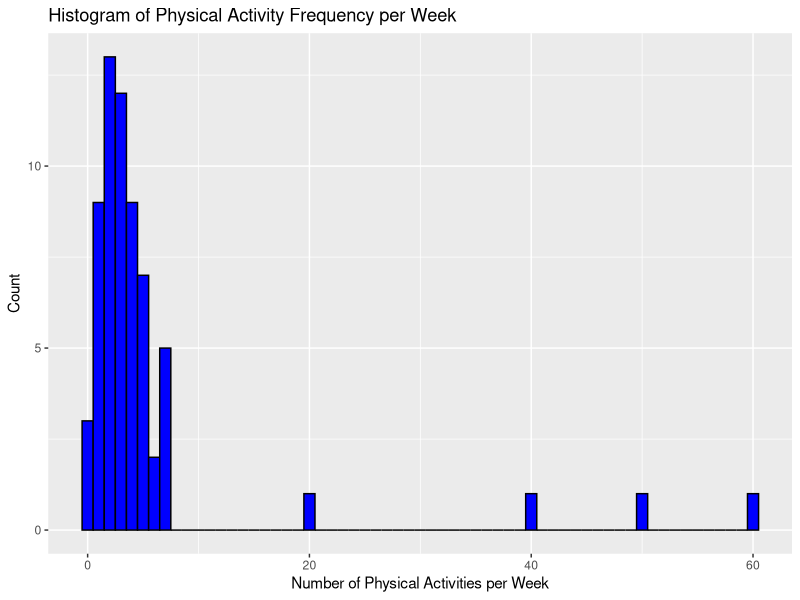
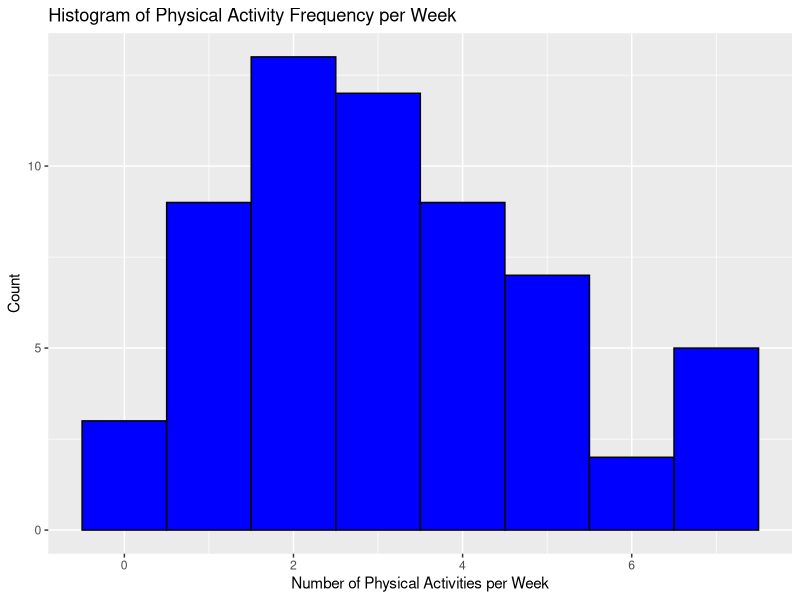
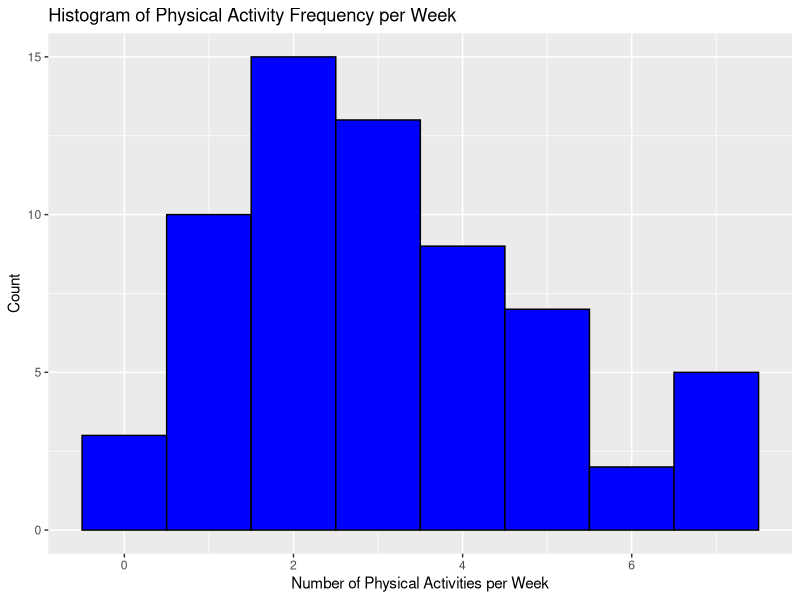
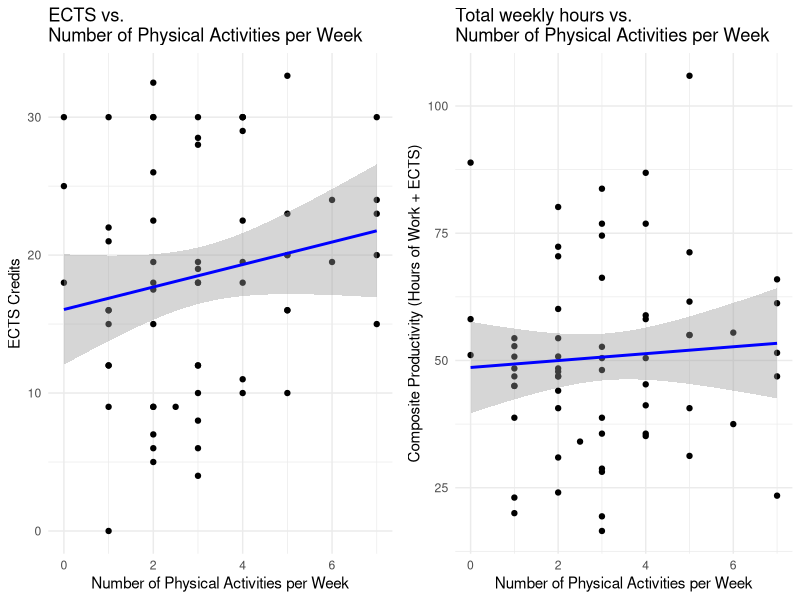
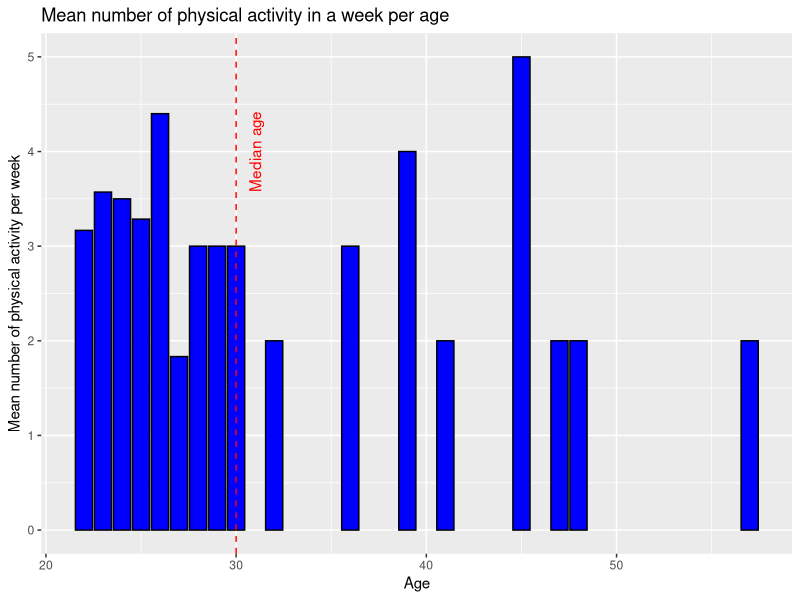
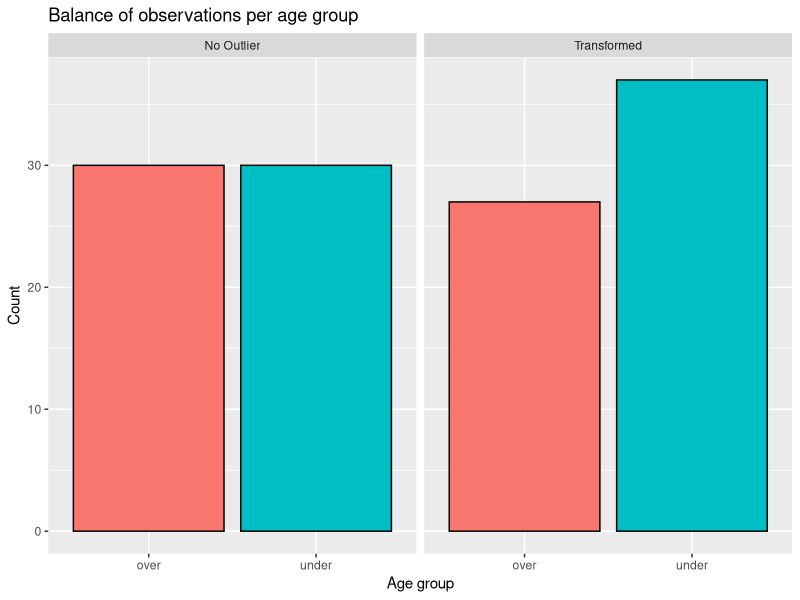
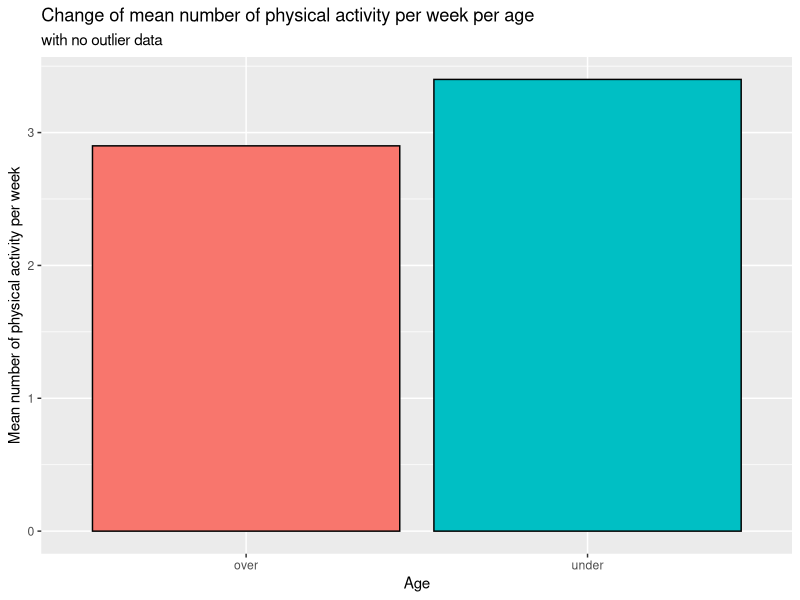
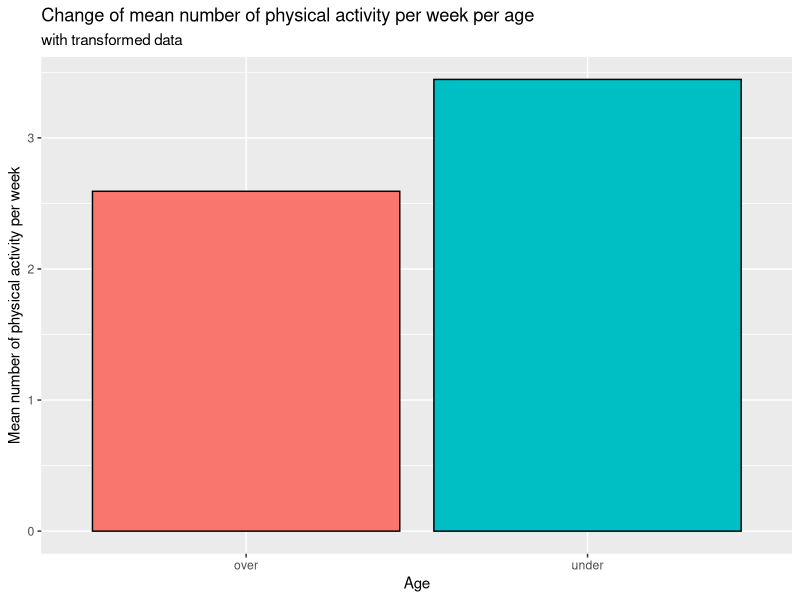

These charts were generated, in order, by the following R code:
## ---- chunk 1
knitr::opts_chunk$set(echo = TRUE)
library(tidyverse)
library(ggplot2)
library(dplyr)
library(tidyr)
library(survey)
library(knitr)
library(exactRankTests)
library(kableExtra)
library(gridExtra)
## ---- chunk 2
# Load the survey data
survey_data <- read.csv("group14.csv", header=TRUE)
names(survey_data) <- c("Gender", "Age", "Studies", 
                        "NumberOfPhysicalActivityPerWeek", 
                        "TypeOfPhysicalActivity", 
                        "WorkStudy")

# Split WorkStudy into ECTS and HoursOfWork
survey_data <- separate(survey_data, 
                        "WorkStudy", 
                        c("ECTS", "HoursOfWork"), sep=";")

# Fix comma seperated numbers like 17,5 to 17.5 in order to not create NA values
survey_data$ECTS <- as.numeric(str_replace(survey_data$ECTS, ",", "."))
survey_data$ECTS <- survey_data$ECTS %>%
  replace(is.na(.), 0)


survey_data$HoursOfWork <- as.numeric(survey_data$HoursOfWork)
survey_data$NumberOfPhysicalActivityPerWeek <- as.numeric(
  survey_data$NumberOfPhysicalActivityPerWeek)
survey_data$NumberOfPhysicalActivityPerWeek <- 
  str_replace(survey_data$NumberOfPhysicalActivityPerWeek, "Sunday", "1")
survey_data$NumberOfPhysicalActivityPerWeek <- 
  as.numeric(survey_data$NumberOfPhysicalActivityPerWeek)
survey_data <- survey_data %>%
  filter(!is.na(NumberOfPhysicalActivityPerWeek))
# Display the data
kable(head(survey_data), caption = "Survey data set", col.widths = rep("auto", ncol(survey_data)))


survey_data$HoursOfWork <- as.numeric(survey_data$HoursOfWork)
survey_data$WeeklyHours <- survey_data$HoursOfWork + ((survey_data$ECTS*25)/16)

r3_data <- survey_data %>%
  select(NumberOfPhysicalActivityPerWeek, TypeOfPhysicalActivity, HoursOfWork)
## ---- chunk 3
Q1 <- quantile(survey_data$NumberOfPhysicalActivityPerWeek, 0.25, na.rm = TRUE)
Q3 <- quantile(survey_data$NumberOfPhysicalActivityPerWeek, 0.75, na.rm = TRUE)
IQR <- Q3 - Q1

lower_bound <- Q1 - 1.5 * IQR
upper_bound <- Q3 + 1.5 * IQR

survey_data_no_outliers <- survey_data %>%
  filter(NumberOfPhysicalActivityPerWeek >= lower_bound & 
           NumberOfPhysicalActivityPerWeek <= upper_bound)

kable(head(survey_data_no_outliers), 
      caption = "Data with removed outliers in physical activity", col.widths = rep("auto", ncol(survey_data_no_outliers)))

survey_data_transformed <- survey_data %>%
  mutate(NumberOfPhysicalActivityPerWeek = ifelse(
    NumberOfPhysicalActivityPerWeek < lower_bound | 
      NumberOfPhysicalActivityPerWeek > upper_bound,
    NumberOfPhysicalActivityPerWeek / 20,
    NumberOfPhysicalActivityPerWeek
  ))

kable(head(survey_data_transformed), 
      caption = "Data with transformed physical activity", col.widths = rep("auto", ncol(survey_data_transformed)))
## ---- chunk 4
# no outlier survey data set
survey_data_no_outliers$AgeGroup <- 
  as.factor(
    ifelse(survey_data_no_outliers$Age > median(survey_data_no_outliers$Age), 
         "over", "under")
  )

# transformed survey data set
survey_data_transformed$AgeGroup <- 
  as.factor(
    ifelse(survey_data_transformed$Age > median(survey_data_transformed$Age), 
         "over", "under")
  )
## ---- chunk 5
# Histogram of Physical Activity Frequency
ggplot(survey_data, aes(x = NumberOfPhysicalActivityPerWeek)) +
  geom_histogram(binwidth = 1, fill = "blue", color = "black") +
  labs(title = "Histogram of Physical Activity Frequency per Week",
       x = "Number of Physical Activities per Week",
       y = "Count")
## ---- chunk 6
ggplot(survey_data_no_outliers, aes(x = NumberOfPhysicalActivityPerWeek)) +
  geom_histogram(binwidth = 1, fill = "blue", color = "black") +
  labs(title = "Histogram of Physical Activity Frequency per Week",
       x = "Number of Physical Activities per Week",
       y = "Count")
## ---- chunk 7
ggplot(survey_data_transformed, aes(x = NumberOfPhysicalActivityPerWeek)) +
  geom_histogram(binwidth = 1, fill = "blue", color = "black") +
  labs(title = "Histogram of Physical Activity Frequency per Week",
       x = "Number of Physical Activities per Week",
       y = "Count")
## ---- chunk 8
summary_stats_transformed <- survey_data_transformed %>%
  group_by(NumberOfPhysicalActivityPerWeek) %>%
  summarise(
    Mean_ECTS = mean(ECTS, na.rm = TRUE),
    Mean_HoursOfWork = mean(HoursOfWork, na.rm = TRUE),
    SD_ECTS = sd(ECTS, na.rm = TRUE),
    SD_HoursOfWork = sd(HoursOfWork, na.rm = TRUE)
  )
summary_stats_no_outliers <- survey_data_no_outliers %>%
  group_by(NumberOfPhysicalActivityPerWeek) %>%
  summarise(
    Mean_ECTS = mean(ECTS, na.rm = TRUE),
    Mean_HoursOfWork = mean(HoursOfWork, na.rm = TRUE),
    SD_ECTS = sd(ECTS, na.rm = TRUE),
    SD_HoursOfWork = sd(HoursOfWork, na.rm = TRUE)
  )
## ---- chunk 9
kable(summary_stats_transformed, 
      caption = "Summary statistics transformed data")
## ---- chunk 10
kable(summary_stats_no_outliers, 
      caption = "Summary statistics no outliers in physical activities")
## ---- chunk 11

model_transformed_ects <- lm(ECTS ~ NumberOfPhysicalActivityPerWeek, data = survey_data_transformed)
summary(model_transformed_ects)

model_no_outliers_ects <- lm(ECTS ~ NumberOfPhysicalActivityPerWeek, data = survey_data_no_outliers)
summary(model_no_outliers_ects)

model_transformed_HoursOfWork <- lm(HoursOfWork ~ NumberOfPhysicalActivityPerWeek, data = survey_data_transformed)
summary(model_transformed_HoursOfWork)

model_no_outliers_HoursOfWork <- lm(HoursOfWork ~ NumberOfPhysicalActivityPerWeek, data = survey_data_no_outliers)
summary(model_no_outliers_HoursOfWork)

model_transformed_WeeklyHours <- lm(WeeklyHours ~ NumberOfPhysicalActivityPerWeek, data = survey_data_transformed)
summary(model_transformed_HoursOfWork)

model_no_outliers_WeeklyHours <- lm(WeeklyHours ~ NumberOfPhysicalActivityPerWeek, data = survey_data_no_outliers)
summary(model_no_outliers_HoursOfWork)


## ---- chunk 12
# Create a scatterplot of ECTS vs. NumberOfPhysicalActivityPerWeek with regression line
 plot1 <- ggplot(survey_data_no_outliers, aes(x = NumberOfPhysicalActivityPerWeek, y = ECTS)) +
  geom_point() +
  geom_smooth(method = "lm", formula = y ~ x, se = TRUE, color = "blue") +
  labs(title = "Scatterplot of ECTS vs. Number of Physical Activities per Week",
       x = "Number of Physical Activities per Week",
       y = "ECTS Credits") +
  theme_minimal()

  plot2 <- ggplot(survey_data_transformed, aes(x = NumberOfPhysicalActivityPerWeek, y = ECTS)) +
  geom_point() +
  geom_smooth(method = "lm", formula = y ~ x, se = TRUE, color = "blue") +
  labs(title = "ECTS vs. \nNumber of Physical Activities per Week",
       x = "Number of Physical Activities per Week",
       y = "ECTS Credits") +
  theme_minimal()

  plot3 <- ggplot(survey_data_transformed, aes(x = NumberOfPhysicalActivityPerWeek, y = WeeklyHours)) +
  geom_point() +
  geom_smooth(method = "lm", formula = y ~ x, se = TRUE, color = "blue") +
  labs(title = "Total weekly hours vs.\nNumber of Physical Activities per Week",
       x = "Number of Physical Activities per Week",
       y = "Composite Productivity (Hours of Work + ECTS)") +
  theme_minimal()
  plot4 <- ggplot(survey_data_no_outliers, aes(x = NumberOfPhysicalActivityPerWeek, y = WeeklyHours)) +
  geom_point() +
  geom_smooth(method = "lm", formula = y ~ x, se = TRUE, color = "blue") +
  labs(title = "Composite Productivity vs. Number of Physical Activities per Week",
       x = "Number of Physical Activities per Week",
       y = "Composite Productivity (Hours of Work + ECTS)") +
  theme_minimal()

grid.arrange(plot2,plot3, ncol=2)
## ---- chunk 13
survey_data_grouped_age <- survey_data_no_outliers %>%
  group_by(Age) %>%
  summarise(Mean_PhysicalActivity = mean(NumberOfPhysicalActivityPerWeek))

ggplot(survey_data_grouped_age, aes(x = Age, y = Mean_PhysicalActivity)) +
  geom_col(fill = "blue", color = "black") +
  geom_vline(xintercept = median(survey_data_grouped_age$Age), 
             linetype = "dashed", 
             color = "red") +
  annotate("text", 
           x=median(survey_data_grouped_age$Age)+1, 
           y=4, 
           label="Median age", 
           angle=90, 
           color="red") +
  labs(title = "Mean number of physical activity in a week per age",
       x = "Age",
       y = "Mean number of physical activity per week")
## ---- chunk 14
survey_data_combined <- tibble(
  AgeGroup = c(survey_data_transformed$AgeGroup, 
               survey_data_no_outliers$AgeGroup),
  
  PhysicalActivity = c(survey_data_transformed$NumberOfPhysicalActivityPerWeek, 
                       survey_data_no_outliers$NumberOfPhysicalActivityPerWeek),
  
  Method = c(rep("Transformed", length(survey_data_transformed$AgeGroup)),
             rep("No Outlier", length(survey_data_no_outliers$AgeGroup)))
)
## ---- chunk 15
ggplot(survey_data_combined, aes(x = AgeGroup, fill = AgeGroup)) +
  geom_bar(stat="count", color = "black") +
  labs(title = "Balance of observations per age group",
       x = "Age group",
       y = "Count") +
  facet_wrap(~ Method) +
  theme(legend.position = "none")
## ---- chunk 16
data_outlier_agegroup <- survey_data_no_outliers %>%
  group_by(AgeGroup) %>%
  summarise(mean_PhysicalActivity = mean(NumberOfPhysicalActivityPerWeek, 
                                         na.rm = TRUE))

ggplot(data_outlier_agegroup, 
  aes(x = AgeGroup, y = mean_PhysicalActivity, fill = AgeGroup)) +
  geom_col(color = "black") +
  labs(title = "Change of mean number of physical activity per week per age",
       subtitle = "with no outlier data",
       x = "Age",
       y = "Mean number of physical activity per week") +
  theme(legend.position = "none")
## ---- chunk 17
data_transformed_agegroup <- survey_data_transformed %>%
  group_by(AgeGroup) %>%
  summarise(mean_PhysicalActivity = mean(NumberOfPhysicalActivityPerWeek, 
                                         na.rm = TRUE))

ggplot(data_transformed_agegroup, 
  aes(x = AgeGroup, y = mean_PhysicalActivity, fill = AgeGroup)) +
  geom_col(color = "black") +
  labs(title = "Change of mean number of physical activity per week per age",
       subtitle = "with transformed data",
       x = "Age",
       y = "Mean number of physical activity per week") +
  theme(legend.position = "none")
## ---- chunk 18
summary_stats_transformed_rq2 <- survey_data_transformed %>%
  group_by(AgeGroup) %>%
  summarise(
    Mean_physical = mean(NumberOfPhysicalActivityPerWeek, na.rm = TRUE),
    Median_physical = median(NumberOfPhysicalActivityPerWeek, na.rm = TRUE),
  )

summary_stats_no_outliers_rq2 <- survey_data_no_outliers %>%
  group_by(AgeGroup) %>%
  summarise(
    Mean_physical = mean(NumberOfPhysicalActivityPerWeek, na.rm = TRUE),
    Median_physical = median(NumberOfPhysicalActivityPerWeek, na.rm = TRUE),
  )
## ---- chunk 19
# combine into one df
summary_stats_rq2 <- tibble(
  AgeGroup = c(summary_stats_no_outliers_rq2$AgeGroup, 
               summary_stats_transformed_rq2$AgeGroup),
  
  Mean = c(summary_stats_no_outliers_rq2$Mean_physical, 
           summary_stats_transformed_rq2$Mean_physical),
  
  Median = c(summary_stats_no_outliers_rq2$Median_physical, 
             summary_stats_transformed_rq2$Median_physical),
  
  Method = c(rep("Transform", length(summary_stats_no_outliers_rq2$AgeGroup)), 
             rep("No Outlier", length(summary_stats_transformed_rq2$AgeGroup)))
)
## ---- chunk 20
ggplot(summary_stats_rq2, aes(x = AgeGroup, y = Median, fill = AgeGroup)) +
  geom_col(color = "black") +
  labs(
    title = "Median number of physical activities in age groups per methods",
    x = "Age groups",
    y = "Median") +
  theme(legend.position = "none") +
  facet_wrap(~ Method)
## ---- chunk 21
ggplot(summary_stats_rq2, aes(x = AgeGroup, y = Mean, fill = AgeGroup)) +
  geom_col(color = "black") +
  labs(
    title = "Mean number of physical activities in age groups per methods",
    x = "Age groups",
    y = "Mean") +
  theme(legend.position = "none") +
  facet_wrap(~ Method)
## ---- chunk 22
ggplot(survey_data_combined, 
       aes(x = AgeGroup, 
           y = PhysicalActivity, 
           fill = AgeGroup)) +
  geom_boxplot() +
  labs(
    title = "Distribution of physical activities per week by age group",
    x = "Age Group", 
    y = "Activities per Week") +
  facet_wrap(~ Method) +
  theme(legend.position = "none")
## ---- chunk 23
shapiro.test(
  survey_data_transformed$NumberOfPhysicalActivityPerWeek[survey_data_transformed$AgeGroup == "under"])

shapiro.test(
  survey_data_transformed$NumberOfPhysicalActivityPerWeek[survey_data_transformed$AgeGroup == "over"])
## ---- chunk 24
shapiro.test(
  survey_data_no_outliers$NumberOfPhysicalActivityPerWeek[survey_data_no_outliers$AgeGroup == "under"])

shapiro.test(
  survey_data_no_outliers$NumberOfPhysicalActivityPerWeek[survey_data_no_outliers$AgeGroup == "over"])
## ---- chunk 25
wilcox.test(
  NumberOfPhysicalActivityPerWeek ~ AgeGroup, 
  data = survey_data_transformed
)

wilcox.test(
  NumberOfPhysicalActivityPerWeek ~ AgeGroup, 
  data = survey_data_no_outliers
)
## ---- chunk 26
model_transformed_rq2 <- lm(NumberOfPhysicalActivityPerWeek ~ AgeGroup, 
                     data = survey_data_transformed)
summary(model_transformed_rq2)

model_outliers_rq2 <- lm(NumberOfPhysicalActivityPerWeek ~ AgeGroup, 
                     data = survey_data_no_outliers)
summary(model_outliers_rq2)
## ---- chunk 27
r3_data <- r3_data %>%
  mutate(Category = if_else(HoursOfWork==0, "Full-Time Student", "Working Student"))

r3_data %>%
  ggplot(aes(x=Category, fill=Category)) +
  geom_histogram(stat = "count") +
  geom_text(stat = "count", aes(label = ..count..), vjust = -0.2, size = 5) +
  labs(
    title = "Number of Full-Time Students and Working Students",
    x = "Category",
    y = "Count"
  ) +
  theme(legend.position = "none")
## ---- chunk 28
r3_data <- r3_data %>%
  mutate(SubCategory = case_when(
    HoursOfWork == 0 ~ "0",
    0 != HoursOfWork & HoursOfWork <= 10 ~ "1-10h",
    10 < HoursOfWork & HoursOfWork <= 20 ~ "11-20h",
    20 < HoursOfWork & HoursOfWork <= 30 ~ "21-30h",
    30 < HoursOfWork ~ "30h+"
  ))

r3_data %>%
  ggplot(aes(x=SubCategory, fill=SubCategory)) +
  geom_histogram(stat = "count") +
  geom_text(stat = "count", aes(label = ..count..), vjust = -0.2, size = 5) +
  labs(
    title = "Number of students based on SubCategory",
    x = "SubCategory",
    y = "Count"
  ) +
  theme(legend.position = "none")
## ---- chunk 29
types_of_physcial_activity <- c("StrengthTraining", "Cardio", "RecreationalActivities", "BallSports", "FlexibilityAndMobilit", "MartialArt", "Other")

r3_data <- r3_data %>%
  mutate(StrengthTraining = if_else(str_detect(TypeOfPhysicalActivity, "Strength Training"), 1, 0),
         Cardio = if_else(str_detect(TypeOfPhysicalActivity, "Cardio"), 1, 0),
         RecreationalActivities = if_else(str_detect(TypeOfPhysicalActivity, "Recreational Activities"), 1, 0),
         BallSports = if_else(str_detect(TypeOfPhysicalActivity, "Ball Sports"), 1, 0),
         FlexibilityAndMobilit = if_else(str_detect(TypeOfPhysicalActivity, "Flexibility and Mobilit"), 1, 0),
         MartialArt = if_else(str_detect(TypeOfPhysicalActivity, "Martial Art"), 1, 0),
         Other = if_else(str_detect(TypeOfPhysicalActivity, "Other"), 1, 0)
         ) %>%
  select(-TypeOfPhysicalActivity)

r3_data <- r3_data %>%
  mutate(NumberOfDifferentActivity = rowSums(r3_data[, types_of_physcial_activity]))

## ---- chunk 30
r3_data %>%
  group_by(Category) %>%
  summarize(
    MeanNumberOfDifferentActivity=mean(NumberOfDifferentActivity)
  )

r3_data %>%
  group_by(SubCategory) %>%
  summarize(
    MeanNumberOfDifferentActivity=mean(NumberOfDifferentActivity)
  )
## ---- chunk 31
shapiro.test(
  r3_data$NumberOfDifferentActivity[r3_data$Category == "Full-Time Student"])

shapiro.test(
  r3_data$NumberOfDifferentActivity[r3_data$Category == "Working Student"])
## ---- chunk 32
p_value_base <- wilcox.test(NumberOfDifferentActivity ~ Category, data = r3_data)
p_value_base
## ---- chunk 33
r3_data$SubCategory <- as.factor(r3_data$SubCategory)

r3_group1 <- r3_data %>% 
  filter(SubCategory=="0" | SubCategory=="1-10h")

r3_group2 <- r3_data %>% 
  filter(SubCategory=="0" | SubCategory=="11-20h")

r3_group3 <- r3_data %>% 
  filter(SubCategory=="0" | SubCategory=="21-30h")

r3_group4 <- r3_data %>% 
  filter(SubCategory=="0" | SubCategory=="30h+")

p_value_group1 <- wilcox.exact(NumberOfDifferentActivity ~ SubCategory, data = r3_group1, exact = TRUE)
p_value_group2 <- wilcox.exact(NumberOfDifferentActivity ~ SubCategory, data = r3_group2, exact = TRUE)
p_value_group3 <- wilcox.exact(NumberOfDifferentActivity ~ SubCategory, data = r3_group3, exact = TRUE)
p_value_group4 <- wilcox.exact(NumberOfDifferentActivity ~ SubCategory, data = r3_group4, exact = TRUE)

df <- data.frame(
  Group = c("Full-Time Student vs. Working Student", "1-10h", "11-20h", "21-30h", "30h+"),
  p_value = c(p_value_base$p.value, p_value_group1$p.value, p_value_group2$p.value, p_value_group3$p.value, p_value_group4$p.value)
)

df
